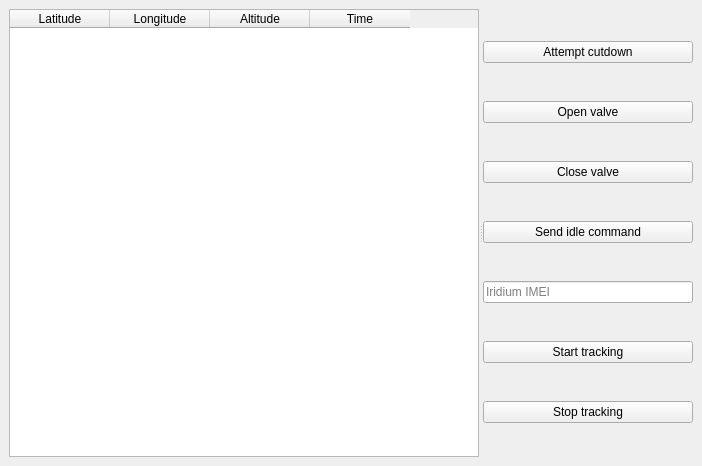
<?xml version="1.0" encoding="UTF-8"?>
<ui version="4.0">
 <class>MainWindow</class>
 <widget class="QMainWindow" name="MainWindow">
  <property name="geometry">
   <rect>
    <x>0</x>
    <y>0</y>
    <width>702</width>
    <height>466</height>
   </rect>
  </property>
  <property name="windowTitle">
   <string>MainWindow</string>
  </property>
  <widget class="QWidget" name="centralwidget">
   <layout class="QGridLayout" name="gridLayout">
    <item row="0" column="0">
     <widget class="QSplitter" name="splitter">
      <property name="orientation">
       <enum>Qt::Horizontal</enum>
      </property>
      <widget class="QTableWidget" name="tableWidget">
       <column>
        <property name="text">
         <string>Latitude</string>
        </property>
       </column>
       <column>
        <property name="text">
         <string>Longitude</string>
        </property>
       </column>
       <column>
        <property name="text">
         <string>Altitude</string>
        </property>
       </column>
       <column>
        <property name="text">
         <string>Time</string>
        </property>
       </column>
      </widget>
      <widget class="QWidget" name="layoutWidget">
       <layout class="QVBoxLayout" name="verticalLayout">
        <item>
         <widget class="QPushButton" name="cdBtn">
          <property name="text">
           <string>Attempt cutdown</string>
          </property>
         </widget>
        </item>
        <item>
         <widget class="QPushButton" name="openBtn">
          <property name="text">
           <string>Open valve</string>
          </property>
         </widget>
        </item>
        <item>
         <widget class="QPushButton" name="closeBtn">
          <property name="text">
           <string>Close valve</string>
          </property>
         </widget>
        </item>
        <item>
         <widget class="QPushButton" name="idleBtn">
          <property name="text">
           <string>Send idle command</string>
          </property>
         </widget>
        </item>
        <item>
         <widget class="QLineEdit" name="IMEIBox">
          <property name="sizePolicy">
           <sizepolicy hsizetype="Expanding" vsizetype="Fixed">
            <horstretch>0</horstretch>
            <verstretch>0</verstretch>
           </sizepolicy>
          </property>
          <property name="placeholderText">
           <string>Iridium IMEI</string>
          </property>
         </widget>
        </item>
        <item>
         <widget class="QPushButton" name="trackBtn">
          <property name="sizePolicy">
           <sizepolicy hsizetype="Minimum" vsizetype="Fixed">
            <horstretch>0</horstretch>
            <verstretch>0</verstretch>
           </sizepolicy>
          </property>
          <property name="text">
           <string>Start tracking</string>
          </property>
         </widget>
        </item>
        <item>
         <widget class="QPushButton" name="stopBtn">
          <property name="text">
           <string>Stop tracking</string>
          </property>
         </widget>
        </item>
       </layout>
      </widget>
     </widget>
    </item>
   </layout>
  </widget>
 </widget>
 <resources/>
 <connections/>
</ui>
